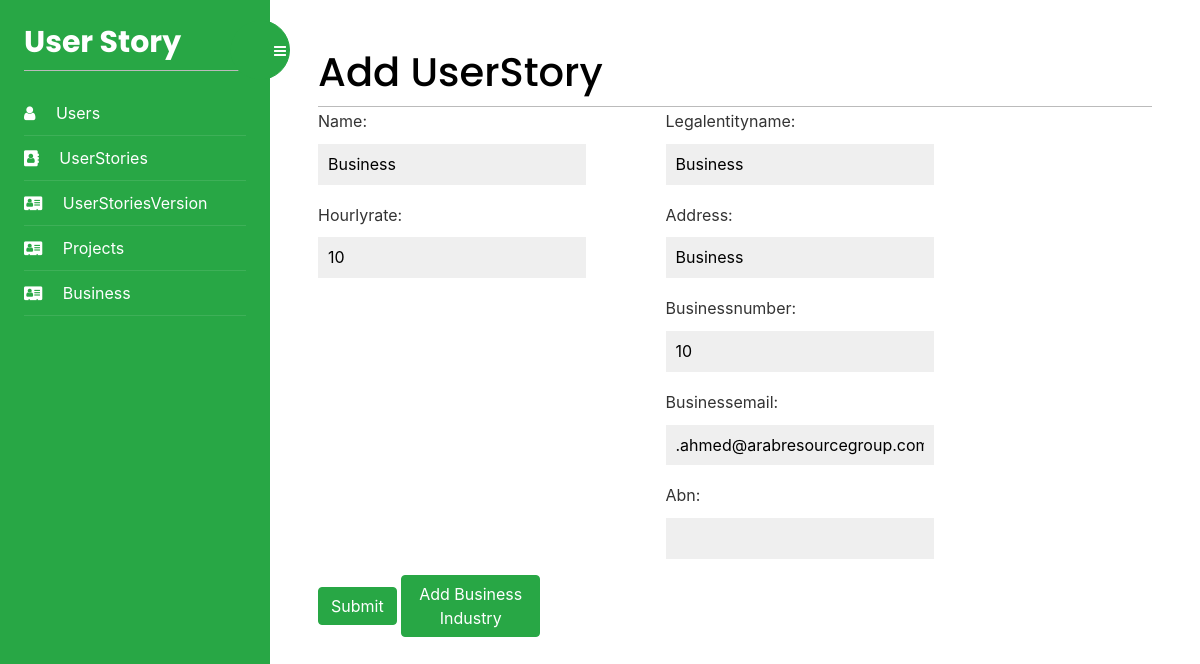
Before: /Business/BusinessDetails/2 with the older database file.
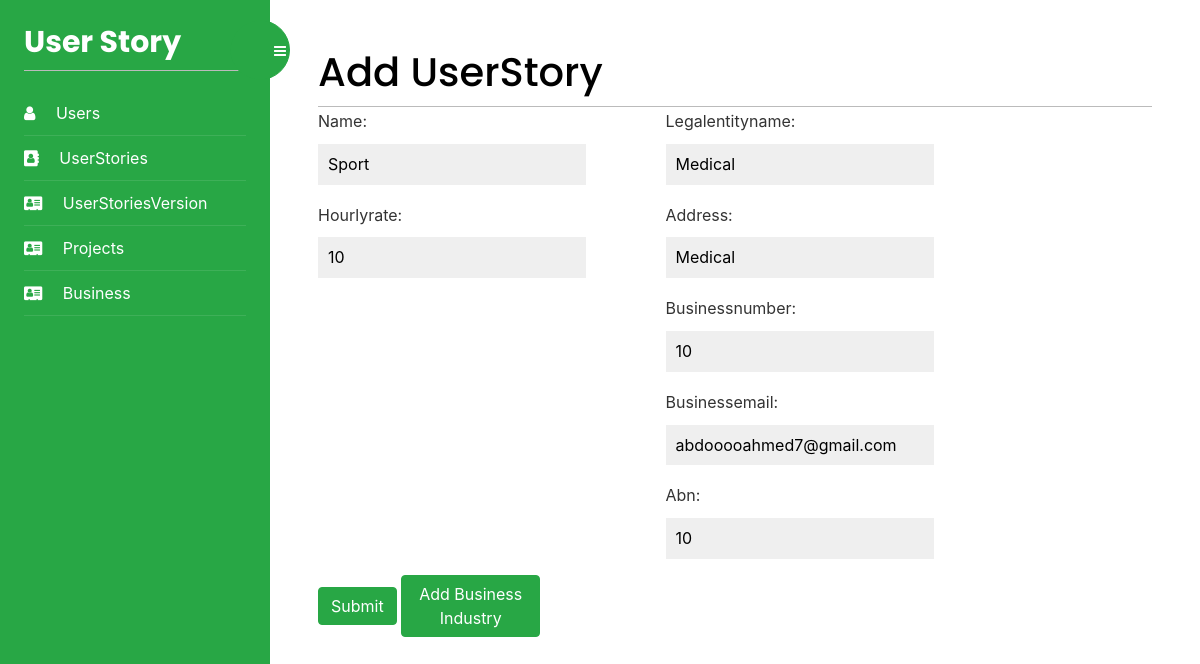
After: the same page with the newer database file.
### UserStoryApp/models.py (models this page shows, shortened)
class Business(models.Model):
    id = models.AutoField(primary_key=True)
    businessIndustry = models.ManyToManyField(
        BusinessCategory)
    hourlyRate = models.IntegerField(blank=True, null=True)
    name = models.TextField(blank=True)
    LegalEntityName = models.TextField(blank=True)
    Address = models.TextField(blank=True)
    BusinessNumber = models.IntegerField(blank=True, null=True)
    BusinessEmail = models.TextField(blank=True)
    User = models.ManyToManyField(User)
    ABN = models.IntegerField(blank=True, null=True)
    class Meta:
        db_table = "Business"

### Business/views.py (the view)
# urls.py: path('BusinessDetails/<int:id>', views.BusinessDetails, name='BusinessDetails')
def BusinessDetails(request, id):
    business = Business.objects.get(id=id)
    print(business.User.all())
    form = AddBusinessForm1(
        initial={'name': business.name, 'businessIndustry': business.businessIndustry.all(), 'hourlyRate': business.hourlyRate,
                 'Internal_User': business.User.filter(Role=2), 'Customer': business.User.filter(Role=1)})
    form2 = AddBusinessForm2(
        initial={'LegalEntityName': business.LegalEntityName, 'Address': business.Address,
                 'BusinessNumber': business.BusinessNumber, 'BusinessEmail': business.BusinessEmail, 'ABN': business.ABN})
    return render(request, 'Business/BusinessDetails.html', {'form': form, 'form2': form2})

### Business/forms.py
class AddBusinessForm1(forms.Form):
    name = forms.CharField()
    hourlyRate = forms.IntegerField()

class AddBusinessForm2(forms.Form):
    LegalEntityName = forms.CharField(required=False)
    Address = forms.CharField(required=False)
    BusinessNumber = forms.IntegerField(required=False)
    BusinessEmail = forms.CharField(required=False)
    ABN = forms.IntegerField(required=False)

### Business/templates/Business/BusinessDetails.html (shortened to what this page needs)
{% extends "base.html" %}
{% block content %}
<div>
    <h1 class="m-auto">Add UserStory</h1>
</div>
<form method="post">
    <div class="row w-100">
        <div class="col-5">
            {{ form.as_p }}
        </div>
        <div class="col-5">
            {{form2.as_p}}
        </div>
    </div>
    <button type="submit" class="btn btn-success" value="submit">Submit</button>
    <button type="button" class="col-2 btn btn-success" data-toggle="modal" data-target="#modalLoginForm">Add Business
        Industry
    </button>
</form>
{% endblock %}

Changed rows visible on the page:
changed Business: name "Business" → "Sport"; LegalEntityName "Business" → "Medical"; Address "Business" → "Medical"; BusinessEmail ".ahmed@arabresourcegroup.com" → "abdooooahmed7@gmail.com"; ABN (not shown) → "10"
